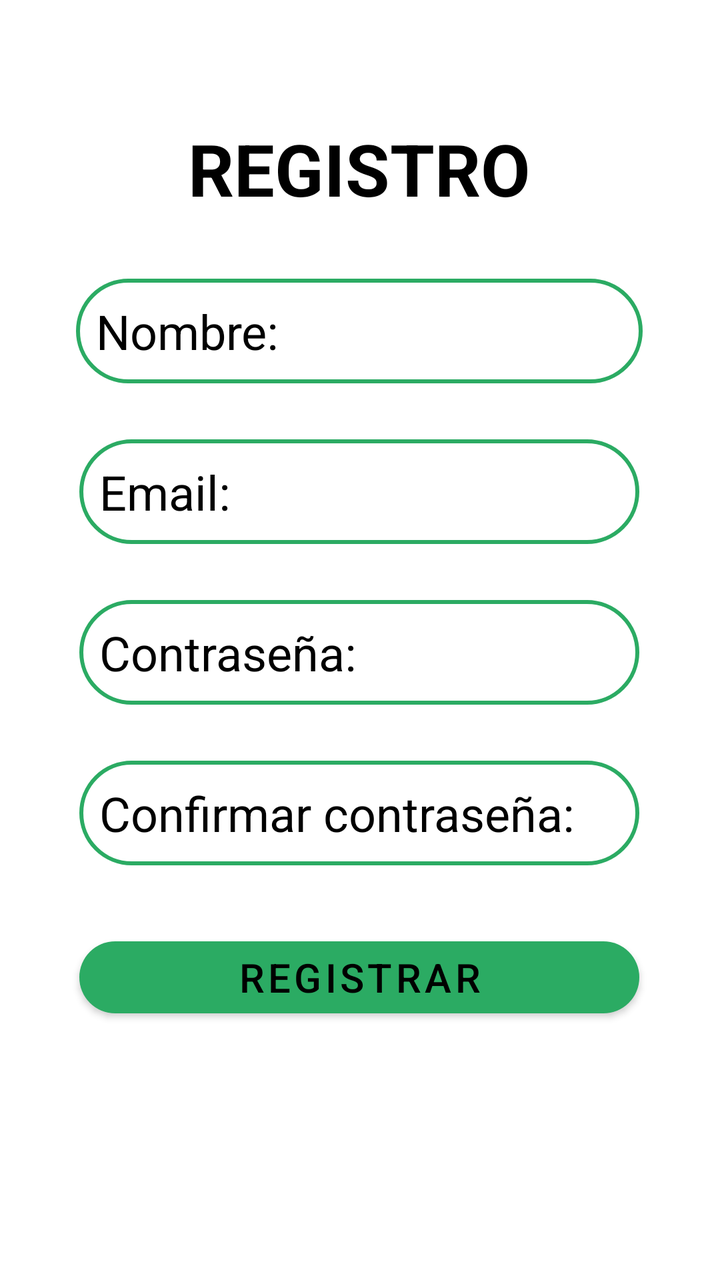
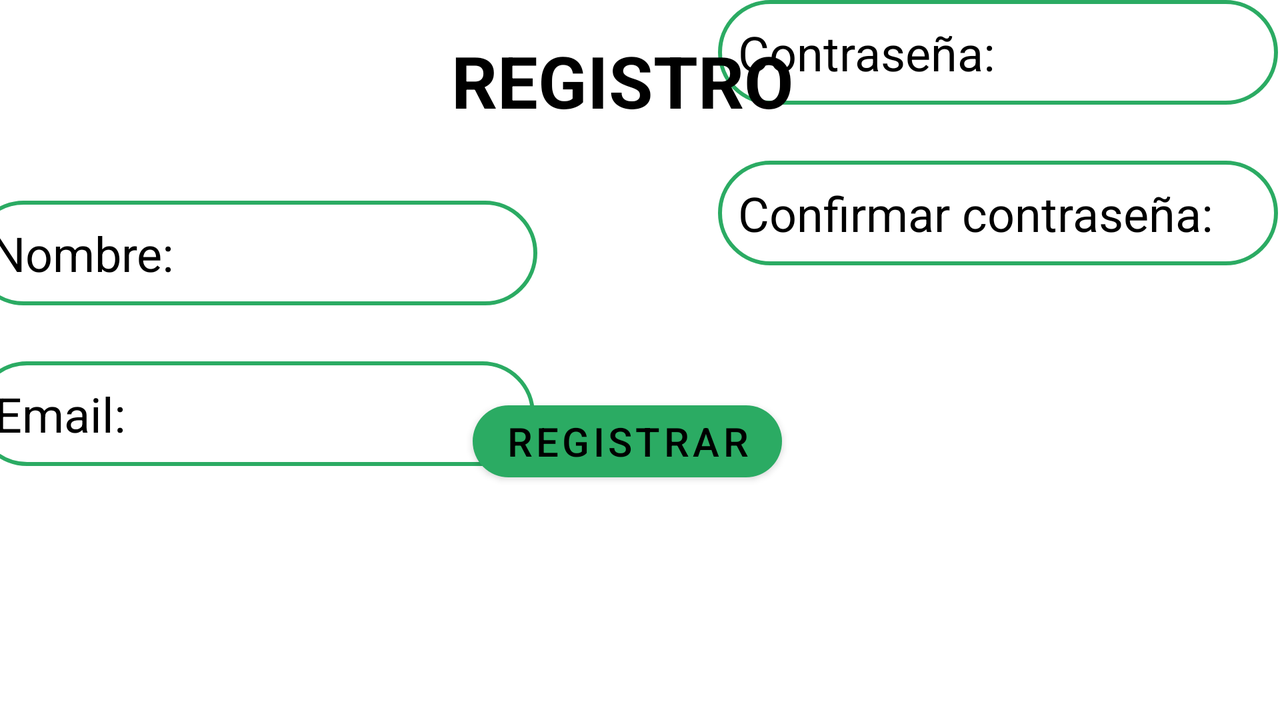

An Android layout and its configuration variant, each rendered on a device that would load it. The default file and the variant file are quoted in full after the pictures.
<!-- AndroidManifest.xml: application theme Theme.SALINAPPSERVICE -->
<!-- res/layout/activity_registro.xml -->
<?xml version="1.0" encoding="utf-8"?>
<androidx.constraintlayout.widget.ConstraintLayout xmlns:android="http://schemas.android.com/apk/res/android"
    xmlns:app="http://schemas.android.com/apk/res-auto"
    xmlns:tools="http://schemas.android.com/tools"
    android:layout_width="match_parent"
    android:layout_height="match_parent"
    android:background="@color/blanco"
    tools:context=".RegistroActivity">

    <Button
        android:id="@+id/btRRegistrarU"
        android:layout_width="0dp"
        android:layout_height="wrap_content"
        android:layout_marginTop="32dp"
        android:onClick="registrarUsuario"
        android:text="@string/confirmar_registro_de_usuario"
        android:textColor="@color/black"
        android:textSize="20sp"
        app:backgroundTint="@color/fondo"
        app:cornerRadius="20dip"
        app:layout_constraintEnd_toEndOf="@+id/edtRConfirmarContraseña"
        app:layout_constraintStart_toStartOf="@+id/edtRConfirmarContraseña"
        app:layout_constraintTop_toBottomOf="@+id/edtRConfirmarContraseña" />

    <EditText
        android:id="@+id/edtRE"
        android:layout_width="280dp"
        android:layout_height="wrap_content"
        android:layout_marginTop="28dp"
        android:autofillHints=""
        android:background="@drawable/style_edt"
        android:ems="10"
        android:hint="@string/email"
        android:inputType="textPersonName"
        android:textColor="@color/black"
        android:textColorHint="@color/black"
        android:textSize="24sp"
        app:layout_constraintEnd_toEndOf="@+id/edtRNombre"
        app:layout_constraintStart_toStartOf="@+id/edtRNombre"
        app:layout_constraintTop_toBottomOf="@+id/edtRNombre" />

    <EditText
        android:id="@+id/edtRContraseña"
        android:layout_width="280dp"
        android:layout_height="wrap_content"
        android:layout_marginTop="28dp"
        android:autofillHints=""
        android:background="@drawable/style_edt"
        android:ems="10"
        android:hint="@string/contraseña"
        android:inputType="textPassword"
        android:textColor="@color/black"
        android:textColorHint="@color/black"
        android:textSize="24sp"
        app:layout_constraintEnd_toEndOf="@+id/edtRE"
        app:layout_constraintStart_toStartOf="@+id/edtRE"
        app:layout_constraintTop_toBottomOf="@+id/edtRE" />

    <TextView
        android:id="@+id/textView5"
        android:layout_width="wrap_content"
        android:layout_height="wrap_content"
        android:layout_marginTop="60dp"
        android:text="@string/registro"
        android:textColor="@color/black"
        android:textSize="36sp"
        android:textStyle="bold"
        app:layout_constraintEnd_toEndOf="parent"
        app:layout_constraintHorizontal_bias="0.497"
        app:layout_constraintStart_toStartOf="parent"
        app:layout_constraintTop_toTopOf="parent" />

    <EditText
        android:id="@+id/edtRConfirmarContraseña"
        android:layout_width="280dp"
        android:layout_height="wrap_content"
        android:layout_marginTop="28dp"
        android:autofillHints=""
        android:background="@drawable/style_edt"
        android:ems="10"
        android:hint="@string/confirmar_contraseña"
        android:inputType="textPassword"
        android:textColor="@color/black"
        android:textColorHint="@color/black"
        android:textSize="24sp"
        app:layout_constraintEnd_toEndOf="@+id/edtRContraseña"
        app:layout_constraintStart_toStartOf="@+id/edtRContraseña"
        app:layout_constraintTop_toBottomOf="@+id/edtRContraseña" />

    <EditText
        android:id="@+id/edtRNombre"
        android:layout_width="wrap_content"
        android:layout_height="wrap_content"
        android:layout_marginTop="31dp"
        android:autofillHints=""
        android:background="@drawable/style_edt"
        android:ems="10"
        android:hint="@string/nombre"
        android:inputType="textPersonName"
        android:textColor="@color/black"
        android:textColorHint="@color/black"
        android:textSize="24sp"
        app:layout_constraintEnd_toEndOf="@+id/textView5"
        app:layout_constraintStart_toStartOf="@+id/textView5"
        app:layout_constraintTop_toBottomOf="@+id/textView5" />

</androidx.constraintlayout.widget.ConstraintLayout>
<!-- resources referenced by this layout -->
<resources>
  <color name="black">#FF000000</color>
  <color name="blanco">#ffffff</color>
  <color name="fondo"> #2bab63</color>
  <!-- drawable style_edt (drawable-v24) -->
  <?xml version="1.0" encoding="utf-8"?>
  <shape xmlns:android="http://schemas.android.com/apk/res/android" android:shape="rectangle">
      <stroke
          android:width="2sp"
          android:color="@color/fondo"/>
      <padding
          android:bottom="10dp"
          android:left="10dp"
          android:right="10dp"
          android:top="10dp"/>
      <corners
          android:radius="50dp"/>
  </shape>
  <string name="confirmar_registro_de_usuario">REGISTRAR</string>
  <string name="email">Email:</string>
  <string name="nombre">Nombre:</string>
  <string name="registro">REGISTRO</string>
  <style name="Theme.SALINAPPSERVICE" parent="Theme.MaterialComponents.DayNight.NoActionBar">
          
          <item name="colorPrimary">@color/fondo</item>
          <item name="colorPrimaryVariant">@color/fondo</item>
          <item name="colorOnPrimary">@color/amarillo</item>
          
          <item name="colorSecondary">@color/amarillo</item>
          <item name="colorSecondaryVariant">@color/fondo</item>
          <item name="colorOnSecondary">@color/black</item>
          
          <item name="android:statusBarColor" tools:targetApi="l">?attr/colorPrimaryVariant</item>
          
      </style>
  <color name="amarillo">#FFEB3B</color>
</resources>
<!-- res/layout-land/activity_registro.xml (the repository's variant of the layout above) -->
<!-- drawn on the phone turned sideways -->
<?xml version="1.0" encoding="utf-8"?>
<androidx.constraintlayout.widget.ConstraintLayout xmlns:android="http://schemas.android.com/apk/res/android"
    xmlns:app="http://schemas.android.com/apk/res-auto"
    xmlns:tools="http://schemas.android.com/tools"
    android:layout_width="match_parent"
    android:layout_height="match_parent"
    android:background="@color/blanco"
    tools:context=".RegistroActivity">

    <Button
        android:id="@+id/btRRegistrarU"
        android:layout_width="0dp"
        android:layout_height="wrap_content"
        android:layout_marginTop="64dp"
        android:layout_marginEnd="248dp"
        android:onClick="registrarUsuario"
        android:text="@string/confirmar_registro_de_usuario"
        android:textColor="@color/black"
        android:textSize="20sp"
        app:backgroundTint="@color/fondo"
        app:cornerRadius="20dip"
        app:layout_constraintEnd_toEndOf="@+id/edtRConfirmarContraseña"
        app:layout_constraintTop_toBottomOf="@+id/edtRConfirmarContraseña" />

    <EditText
        android:id="@+id/edtRE"
        android:layout_width="280dp"
        android:layout_height="wrap_content"
        android:layout_marginTop="28dp"
        android:autofillHints="@string/registrarse"
        android:background="@drawable/style_edt"
        android:ems="10"
        android:hint="@string/email"
        android:inputType="textPersonName"
        android:textColor="@color/black"
        android:textColorHint="@color/black"
        android:textSize="24sp"
        app:layout_constraintEnd_toEndOf="@+id/edtRNombre"
        app:layout_constraintStart_toStartOf="@+id/edtRNombre"
        app:layout_constraintTop_toBottomOf="@+id/edtRNombre" />

    <EditText
        android:id="@+id/edtRContraseña"
        android:layout_width="280dp"
        android:layout_height="wrap_content"
        android:layout_marginStart="372dp"
        android:autofillHints="@string/contraseña"
        android:background="@drawable/style_edt"
        android:ems="10"
        android:hint="@string/contraseña"
        android:inputType="textPassword"
        android:textColor="@color/black"
        android:textColorHint="@color/black"
        android:textSize="24sp"
        app:layout_constraintStart_toStartOf="@+id/edtRE"
        tools:layout_editor_absoluteY="101dp" />

    <TextView
        android:id="@+id/textView5"
        android:layout_width="wrap_content"
        android:layout_height="wrap_content"
        android:layout_marginTop="16dp"
        android:text="@string/registro"
        android:textColor="@color/black"
        android:textSize="36sp"
        android:textStyle="bold"
        app:layout_constraintEnd_toEndOf="parent"
        app:layout_constraintHorizontal_bias="0.481"
        app:layout_constraintStart_toStartOf="parent"
        app:layout_constraintTop_toTopOf="parent" />

    <EditText
        android:id="@+id/edtRConfirmarContraseña"
        android:layout_width="280dp"
        android:layout_height="wrap_content"
        android:layout_marginTop="28dp"
        android:autofillHints="@string/confirmar_contraseña"
        android:background="@drawable/style_edt"
        android:ems="10"
        android:hint="@string/confirmar_contraseña"
        android:inputType="textPassword"
        android:textColor="@color/black"
        android:textColorHint="@color/black"
        android:textSize="24sp"
        app:layout_constraintEnd_toEndOf="@+id/edtRContraseña"
        app:layout_constraintStart_toStartOf="@+id/edtRContraseña"
        app:layout_constraintTop_toBottomOf="@+id/edtRContraseña" />

    <EditText
        android:id="@+id/edtRNombre"
        android:layout_width="wrap_content"
        android:layout_height="wrap_content"
        android:layout_marginTop="36dp"
        android:layout_marginEnd="128dp"
        android:autofillHints="Nomre"
        android:background="@drawable/style_edt"
        android:ems="10"
        android:hint="@string/nombre"
        android:inputType="textPersonName"
        android:textColor="@color/black"
        android:textColorHint="@color/black"
        android:textSize="24sp"
        app:layout_constraintEnd_toEndOf="@+id/textView5"
        app:layout_constraintTop_toBottomOf="@+id/textView5" />

</androidx.constraintlayout.widget.ConstraintLayout>
<!-- resources referenced by the variant -->
<!-- as the phone turned sideways resolves them -->
<resources>
  <color name="black">#FF000000</color>
  <color name="blanco">#ffffff</color>
  <color name="fondo"> #2bab63</color>
  <!-- drawable style_edt (drawable-v24) -->
  <?xml version="1.0" encoding="utf-8"?>
  <shape xmlns:android="http://schemas.android.com/apk/res/android" android:shape="rectangle">
      <stroke
          android:width="2sp"
          android:color="@color/fondo"/>
      <padding
          android:bottom="10dp"
          android:left="10dp"
          android:right="10dp"
          android:top="10dp"/>
      <corners
          android:radius="50dp"/>
  </shape>
  <string name="confirmar_registro_de_usuario">REGISTRAR</string>
  <string name="email">Email:</string>
  <string name="nombre">Nombre:</string>
  <string name="registrarse">REGISTRARSE</string>
  <string name="registro">REGISTRO</string>
  <style name="Theme.SALINAPPSERVICE" parent="Theme.MaterialComponents.DayNight.NoActionBar">
          
          <item name="colorPrimary">@color/fondo</item>
          <item name="colorPrimaryVariant">@color/fondo</item>
          <item name="colorOnPrimary">@color/amarillo</item>
          
          <item name="colorSecondary">@color/amarillo</item>
          <item name="colorSecondaryVariant">@color/fondo</item>
          <item name="colorOnSecondary">@color/black</item>
          
          <item name="android:statusBarColor" tools:targetApi="l">?attr/colorPrimaryVariant</item>
          
      </style>
  <color name="amarillo">#FFEB3B</color>
</resources>
